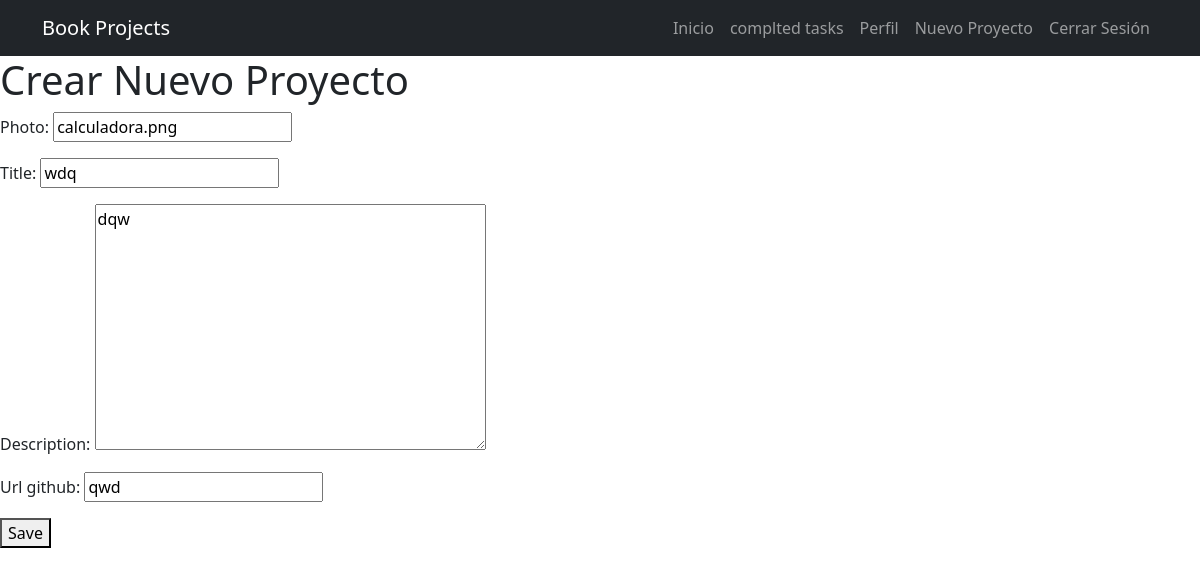
The page /profile/2/ (signed in) on the database its author committed.
### project/models.py (models this page shows)
class Project(models.Model):
    photo = models.CharField(max_length=200)
    title = models.CharField(max_length=200)
    description = models.TextField(blank=True)
    url_github = models.CharField(max_length=200)
    created = models.DateTimeField(auto_now_add=True)
    last_change = models.DateTimeField(null=True, blank=True)
    user = models.ForeignKey(User, on_delete=models.CASCADE)

### project/views.py (the view, shortened to what this page needs)
# urls.py: path("profile/<int:project_id>/", ProjectDetail.as_view(), name="projects_detail"),
class ProjectDetail(View):
    model = Project
    template = 'create_project.html'
    form = ProjectForm
    def get(self, request, project_id):
        project = get_object_or_404(self.model, pk=project_id, user=request.user)
        form = self.form(instance=project)
        return render(request, self.template, {'project': project, 'form': form})

### project/forms.py
class ProjectForm(forms.ModelForm):
    class Meta:
        model = Project
        fields = ['photo','title', 'description', 'url_github']

### project/templates/create_project.html (shortened to what this page needs)
{% extends 'base.html' %}
{% block content %}
<h1>Crear Nuevo Proyecto</h1>
<form action="/profile/create_project/" method="POST">
  {{form.as_p}}
  <button>Save</button>
</form>
{% endblock %}

### rows shown on the page
Project: photo "calculadora.png", title "wdq", description "dqw", url_github "qwd"
